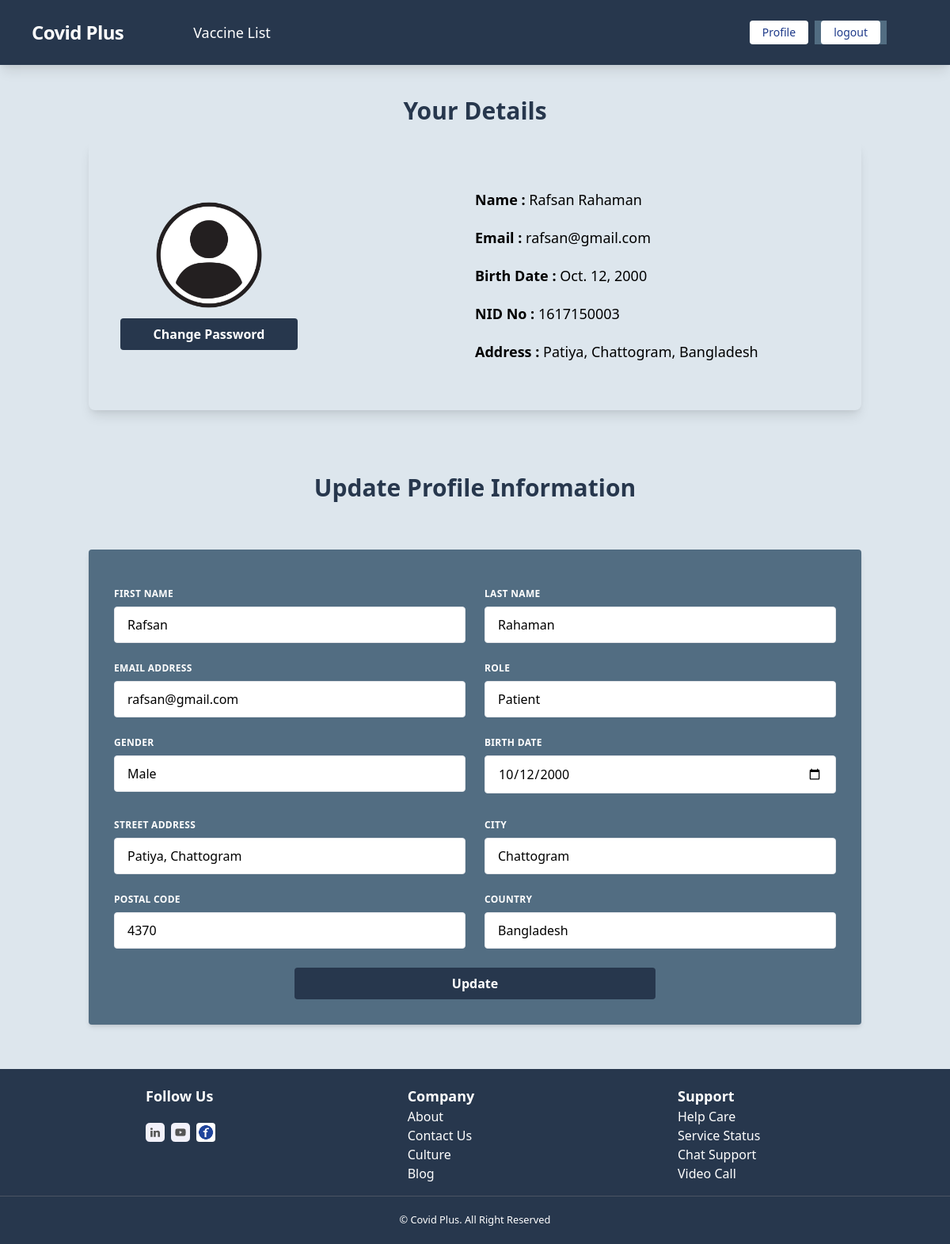
Page /account/profile/ (signed in) on the committed database.
### account/models.py (models this page shows, shortened)
class UserAccount(models.Model):
    user = models.OneToOneField(User, on_delete=models.CASCADE, related_name="account")
    nid = models.CharField(max_length=20, unique=True, verbose_name="National ID")
    birth_date = models.DateField(null=True, blank=True)
    role = models.CharField(max_length=10, choices=ROLE_CHOICES, default="Patient")
    gender = models.CharField(
        max_length=10, choices=GENDER_TYPES, blank=True, null=True
    )
    street_address = models.CharField(max_length=255, blank=True, null=True)
    city = models.CharField(max_length=100, blank=True, null=True)
    postal_code = models.CharField(max_length=20, blank=True, null=True)
    country = models.CharField(max_length=100, blank=True, null=True)

### account/views.py (the view, shortened to what this page needs)
# urls.py: path("profile/", UserAccountUpdateView.as_view(), name="profile"),
class UserAccountUpdateView(View):
    template_name = "profile.html"
    def get(self, request):
        form = UserUpdateForm(instance=request.user)
        return render(request, self.template_name, {"form": form})

### account/templates/profile.html (shortened to what this page needs)
{% extends 'base.html' %} {% load static %}
 {% block body %}
<div class="px-3 py-4 rounded-xl my-6 ">
 <h1 class="font-bold text-3xl text-center pb-5">
    Your Details
  </h1>
  <div class='mx-20 p-10 mb-20 rounded-lg overflow-hidden shadow-lg'>
  <div class="flex items-center justify-between w-full">
    <div class='w-1/2'>
      <img class='w-2/4 mb-3' src="{% static 'user3.webp' %}" alt="">
      <button class="w-2/4 px-3 m-auto hover:bg-black text-white font-bold py-2 px-4 rounded focus:outline-none focus:shadow-outline">
        <a
          href="{% url 'password_change' %}"
        >
          Change Password
        </a>
      </button>
    </div>
    <div class='w-1/2 mt-5'>
      <p class=" text-lg text-left pb-5">
       <b> Name :</b> {{ request.user.account.user.first_name}} {{ request.user.account.user.last_name}}
      </p>
      <p class=" text-lg text-left pb-5">
        <b>Email :</b> {{ request.user.account.user.email}}
      </p>
      <p class=" text-lg text-left pb-5">
        <b>Birth Date : </b>{{ request.user.account.birth_date}}
      </p>
      <p class=" text-lg text-left pb-5">
        <b>NID No :</b> {{ request.user.account.nid }}
      </p>
      <p class=" text-lg text-left pb-5">
        <b>Address : </b>{{ request.user.account.street_address}}, {{ request.user.account.country}}
      </p>
    </div>
  </div>
  </div>
  <h1 class="font-bold text-3xl text-center pb-5">
    Update Profile Information
  </h1>
  <div class="mx-20 mt-10">
    <form
      method="post"
      class="bg-violet-800 text-white shadow-md rounded px-8 pt-6 pb-8 mb-4"
    >
      <br />
      <div class="flex flex-wrap -mx-3 mb-6">
        <div class="w-full md:w-1/2 px-3 mb-6 md:mb-0">
          <label
            class="block uppercase tracking-wide text-white text-xs font-bold mb-2"
            for="{{ form.first_name.id_for_label }}"
          >
            {{ form.first_name.label }}
          </label>
          {{ form.first_name }}
        </div>
        <div class="w-full md:w-1/2 px-3">
          <label
            class="block uppercase tracking-wide text-white text-xs font-bold mb-2"
            for="{{ form.last_name.id_for_label }}"
          >
            {{ form.last_name.label }}
          </label>
          {{ form.last_name }}
        </div>
      </div>
      <div class="flex flex-wrap -mx-3 mb-6">
        <div class="w-full md:w-1/2 px-3 mb-6 md:mb-0">
          <label
            class="block uppercase tracking-wide text-white text-xs font-bold mb-2"
            for="{{ form.email.id_for_label }}"
          >
            {{ form.email.label }}
          </label>
          {{ form.email }}
        </div>
        <div class="w-full md:w-1/2 px-3 mb-6 md:mb-0">
          <label
            class="block uppercase tracking-wide text-white text-xs font-bold mb-2"
            for="{{ form.role.id_for_label }}"
          >
            {{ form.role.label }}
          </label>
          {{ form.role }}
        </div>
      </div>
      <div class="flex flex-wrap -mx-3 mb-6">
        <div class="w-full md:w-1/2 px-3 mb-6 md:mb-0">
          <label
            class="block uppercase tracking-wide text-white text-xs font-bold mb-2"
            for="{{ form.gender.id_for_label }}"
          >
            {{ form.gender.label }}
          </label>
          {{ form.gender }}
        </div>
        <div class="w-full md:w-1/2 px-3 mb-6 md:mb-0">
          <label
            class="block uppercase tracking-wide text-white text-xs font-bold mb-2"
            for="{{ form.birth_date.id_for_label }}"
          >
            {{ form.birth_date.label }}
          </label>
          {{ form.birth_date }}
        </div>
      </div>
      <div class="flex flex-wrap -mx-3">
        <div class="w-full md:w-1/2 px-3 mb-6 md:mb-0">
        </div>
        <div class="w-full md:w-1/2 px-3 mb-6 md:mb-0">
        </div>
      </div>
      <div class="flex flex-wrap -mx-3 mb-6">
        <div class="w-full md:w-1/2 px-3 mb-6 md:mb-0">
          <label
            class="block uppercase tracking-wide text-white text-xs font-bold mb-2"
            for="{{ form.street_address.id_for_label }}"
          >
            {{ form.street_address.label }}
          </label>
          {{ form.street_address }}
        </div>
        <div class="w-full md:w-1/2 px-3">
          <label
            class="block uppercase tracking-wide text-white text-xs font-bold mb-2"
            for="{{ form.city.id_for_label }}"
          >
            {{ form.city.label }}
          </label>
          {{ form.city }}
        </div>
      </div>
      <div class="flex flex-wrap -mx-3 mb-6">
        <div class="w-full md:w-1/2 px-3 mb-6 md:mb-0">
          <label
            class="block uppercase tracking-wide text-white text-xs font-bold mb-2"
            for="{{ form.postal_code.id_for_label }}"
          >
            {{ form.postal_code.label }}
          </label>
          {{ form.postal_code }}
        </div>
        <div class="w-full md:w-1/2 px-3">
          <label
            class="block uppercase tracking-wide text-white text-xs font-bold mb-2"
            for="{{ form.country.id_for_label }}"
          >
            {{ form.country.label }}
          </label>
          {{ form.country }}
        </div>
      </div>
      <div class="flex items-center justify-between">
        <button
          class="w-full md:w-1/2 px-3 m-auto hover:bg-black text-white font-bold py-2 px-4 rounded focus:outline-none focus:shadow-outline"
          type="submit"
        >
          Update
        </button>
      </div>
    </form>
  </div>
</div>
{% endblock %}

### core/templates/base.html (shortened to what this page needs)
<!DOCTYPE html>
<html lang="en">
  <head>
    <link
      rel="stylesheet"
      href="https://unpkg.com/tailwindcss@2.0.1/dist/tailwind.min.css"
    />
    <link
      href="https://cdn.jsdelivr.net/npm/swiffy-slider@1.6.0/dist/css/swiffy-slider.min.css"
      rel="stylesheet"
    />
  </head>
  <body class="">
    {% include 'navbar.html' %} {% block content%}
    <div class="mx-5">
      {% include 'messages.html' %} {% block body %} {% endblock %}
    </div>
    {% include 'footer.html' %} {% endblock %}
  </body>
</html>

### core/templates/navbar.html (shortened to what this page needs)
<nav
  class="flex items-center justify-between flex-wrap p-6 px-10 shadow-lg"
>
  <div class="flex items-center flex-shrink-0 text-white mr-6">
    <span class="font-semibold text-2xl tracking-tight text-white"
      ><a href="/">Covid Plus</a></span
    >
  </div>
  <div class="w-full block flex-grow lg:flex lg:items-center lg:w-auto px-10">
    {% if request.user.is_authenticated %}
    <div class="text-md lg:flex-grow">
      <a
        href="{% url 'vaccine_list' %}"
        class="mx-2 inline-block font-medium text-lg px-4 py-2 leading-none text-white hover:text-blue-500 mt-4 lg:mt-0"
        >Vaccine List</a
      >
    </div>
    <div class="flex w-auto">
      <a
        href="{% url 'profile' %}"
        class="mx-2 inline-block font-medium text-sm px-4 py-2 leading-none bg-white rounded text-blue-900 border-white hover:border-transparent hover:text-white hover:bg-blue-900 mt-4 lg:mt-0"
        >Profile</a
      >
      <form method="post" action="{% url 'logout' %}">
      <button type="submit" class="mx-2 inline-block font-medium text-sm px-4 py-2 leading-none bg-white rounded text-blue-900 border-white hover:border-transparent hover:text-white hover:bg-blue-900 mt-4 lg:mt-0" >logout</button>
      </form>
    </div>
    {% endif %}
  </div>
</nav>

### core/templates/footer.html
{% load static %}
<footer class="text-white py-5" >
    <div class="container mx-auto flex flex-wrap justify-between">
        <div class="w-full md:w-1/3 mb-4 pl-24 md:mb-0">
            <h5 class="text-lg font-semibold">Follow Us</h5>
            <div class="flex space-x-2 mt-5">
                <img class='w-6 h-6' src="{% static 'LinkedIn.png' %}" alt="LinkedIn">
                <img class='w-6 h-6' src="{% static 'YouTube.png' %}" alt="YouTube">
                <img class='w-6 h-6 rounded' src="{% static 'facebook.jpeg' %}" alt="Facebook">
            </div>
        </div>
        <div class="w-full md:w-1/4 mb-4 md:mb-0">
            <h5 class="text-lg font-semibold">Company</h5>
            <ul>
                <li>About</li>
                <li>Contact Us</li>
                <li>Culture</li>
                <li>Blog</li>
            </ul>
        </div>
        <div class="w-full md:w-1/4 mb-4 md:mb-0">
            <h5 class="text-lg font-semibold">Support</h5>
            <ul>
                <li>Help Care</li>
                <li>Service Status</li>
                <li>Chat Support</li>
                <li>Video Call</li>
            </ul>
        </div>
    </div>
    <hr class='w-4/4 mx-auto my-4  border-t border-gray-600'>
    <div class="text-center">
        <small>&copy; Covid Plus. All Right Reserved</small>
    </div>
</footer>

### rows in the picture
UserAccount: street_address "Patiya, Chattogram", city "Chattogram", postal_code "4370", country "Bangladesh"

### other values in the picture
{{ request.user.account.user.first_name }} "Rafsan"
{{ request.user.account.user.last_name }} "Rahaman"
{{ request.user.account.user.email }} "rafsan@gmail.com"
{{ request.user.account.birth_date }} "Oct. 12, 2000"
{{ request.user.account.nid }} "1617150003"
{{ request.user.account.street_address }} "Patiya, Chattogram"
{{ request.user.account.country }} "Bangladesh"
